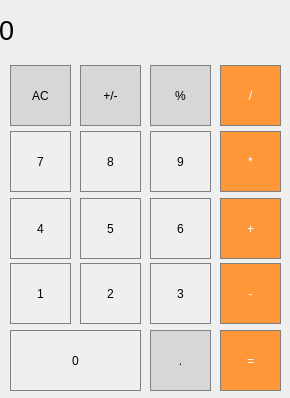
<?xml version="1.0" encoding="UTF-8"?>
<ui version="4.0">
 <class>MainWindow</class>
 <widget class="QMainWindow" name="MainWindow">
  <property name="geometry">
   <rect>
    <x>0</x>
    <y>0</y>
    <width>290</width>
    <height>398</height>
   </rect>
  </property>
  <property name="windowTitle">
   <string>MainWindow</string>
  </property>
  <widget class="QWidget" name="centralWidget">
   <widget class="QLabel" name="resultShow">
    <property name="geometry">
     <rect>
      <x>-1</x>
      <y>0</y>
      <width>281</width>
      <height>61</height>
     </rect>
    </property>
    <property name="font">
     <font>
      <pointsize>20</pointsize>
     </font>
    </property>
    <property name="styleSheet">
     <string notr="true">QLabel {
	qproperty-alignment: &quot;AlignVCenter | AlignRight&quot;;
	border-bottom: 1px solid gray;
}

background-color: white;</string>
    </property>
    <property name="text">
     <string>0</string>
    </property>
   </widget>
   <widget class="QPushButton" name="btnClear">
    <property name="geometry">
     <rect>
      <x>10</x>
      <y>65</y>
      <width>61</width>
      <height>61</height>
     </rect>
    </property>
    <property name="styleSheet">
     <string notr="true">QPushButton {
	background-color: rgb(215, 215, 215);
	border: 1px solid gray;
}

QPushButton:pressed {
	background-color: qlineargradient(x1:0, y1:0, x2:0, y2:1, stop: 0 #bebebe, stop:1 #d7d7d7);
}</string>
    </property>
    <property name="text">
     <string>AC</string>
    </property>
   </widget>
   <widget class="QPushButton" name="btnSign">
    <property name="geometry">
     <rect>
      <x>80</x>
      <y>65</y>
      <width>61</width>
      <height>61</height>
     </rect>
    </property>
    <property name="styleSheet">
     <string notr="true">QPushButton {
	background-color: rgb(215, 215, 215);
	border: 1px solid gray;
}

QPushButton:pressed {
	background-color: qlineargradient(x1:0, y1:0, x2:0, y2:1, stop: 0 #bebebe, stop:1 #d7d7d7);
}</string>
    </property>
    <property name="text">
     <string>+/-</string>
    </property>
   </widget>
   <widget class="QPushButton" name="btnPercent">
    <property name="geometry">
     <rect>
      <x>150</x>
      <y>65</y>
      <width>61</width>
      <height>61</height>
     </rect>
    </property>
    <property name="styleSheet">
     <string notr="true">QPushButton {
	background-color: rgb(215, 215, 215);
	border: 1px solid gray;
}

QPushButton:pressed {
	background-color: qlineargradient(x1:0, y1:0, x2:0, y2:1, stop: 0 #bebebe, stop:1 #d7d7d7);
}</string>
    </property>
    <property name="text">
     <string>%</string>
    </property>
   </widget>
   <widget class="QPushButton" name="btnDivide">
    <property name="geometry">
     <rect>
      <x>220</x>
      <y>65</y>
      <width>61</width>
      <height>61</height>
     </rect>
    </property>
    <property name="styleSheet">
     <string notr="true">QPushButton {
	background-color: rgb(255, 151, 57);
	color: white;
	border: 1px solid gray;
}

QPushButton:pressed {
	background-color: qlineargradient(x1:0, y1:0, x2:0, y2:1, stop: 0 #ff7832, stop:1 #ff9739);
}</string>
    </property>
    <property name="text">
     <string>/</string>
    </property>
   </widget>
   <widget class="QPushButton" name="btn9">
    <property name="geometry">
     <rect>
      <x>150</x>
      <y>131</y>
      <width>61</width>
      <height>61</height>
     </rect>
    </property>
    <property name="styleSheet">
     <string notr="true">QPushButton {
	border: 1px solid gray;
}

QPushButton:pressed {
	background-color: qlineargradient(x1:0, y1:0, x2:0, y2:1, stop: 0 #dadbde, stop: 1 #f6f7fa);
}</string>
    </property>
    <property name="text">
     <string>9</string>
    </property>
   </widget>
   <widget class="QPushButton" name="btn8">
    <property name="geometry">
     <rect>
      <x>80</x>
      <y>131</y>
      <width>61</width>
      <height>61</height>
     </rect>
    </property>
    <property name="styleSheet">
     <string notr="true">QPushButton {
	border: 1px solid gray;
}

QPushButton:pressed {
	background-color: qlineargradient(x1:0, y1:0, x2:0, y2:1, stop: 0 #dadbde, stop: 1 #f6f7fa);
}</string>
    </property>
    <property name="text">
     <string>8</string>
    </property>
   </widget>
   <widget class="QPushButton" name="btn7">
    <property name="geometry">
     <rect>
      <x>10</x>
      <y>131</y>
      <width>61</width>
      <height>61</height>
     </rect>
    </property>
    <property name="styleSheet">
     <string notr="true">QPushButton {
	border: 1px solid gray;
}

QPushButton:pressed {
	background-color: qlineargradient(x1:0, y1:0, x2:0, y2:1, stop: 0 #dadbde, stop: 1 #f6f7fa);
}</string>
    </property>
    <property name="text">
     <string>7</string>
    </property>
   </widget>
   <widget class="QPushButton" name="btnMultiply">
    <property name="geometry">
     <rect>
      <x>220</x>
      <y>131</y>
      <width>61</width>
      <height>61</height>
     </rect>
    </property>
    <property name="styleSheet">
     <string notr="true">QPushButton {
	background-color: rgb(255, 151, 57);
	color: white;
	border: 1px solid gray;
}

QPushButton:pressed {
	background-color: qlineargradient(x1:0, y1:0, x2:0, y2:1, stop: 0 #ff7832, stop:1 #ff9739);
}</string>
    </property>
    <property name="text">
     <string>*</string>
    </property>
   </widget>
   <widget class="QPushButton" name="btn6">
    <property name="geometry">
     <rect>
      <x>150</x>
      <y>198</y>
      <width>61</width>
      <height>61</height>
     </rect>
    </property>
    <property name="styleSheet">
     <string notr="true">QPushButton {
	border: 1px solid gray;
}

QPushButton:pressed {
	background-color: qlineargradient(x1:0, y1:0, x2:0, y2:1, stop: 0 #dadbde, stop: 1 #f6f7fa);
}</string>
    </property>
    <property name="text">
     <string>6</string>
    </property>
   </widget>
   <widget class="QPushButton" name="btn5">
    <property name="geometry">
     <rect>
      <x>80</x>
      <y>198</y>
      <width>61</width>
      <height>61</height>
     </rect>
    </property>
    <property name="styleSheet">
     <string notr="true">QPushButton {
	border: 1px solid gray;
}

QPushButton:pressed {
	background-color: qlineargradient(x1:0, y1:0, x2:0, y2:1, stop: 0 #dadbde, stop: 1 #f6f7fa);
}</string>
    </property>
    <property name="text">
     <string>5</string>
    </property>
   </widget>
   <widget class="QPushButton" name="btn4">
    <property name="geometry">
     <rect>
      <x>10</x>
      <y>198</y>
      <width>61</width>
      <height>61</height>
     </rect>
    </property>
    <property name="styleSheet">
     <string notr="true">QPushButton {
	border: 1px solid gray;
}

QPushButton:pressed {
	background-color: qlineargradient(x1:0, y1:0, x2:0, y2:1, stop: 0 #dadbde, stop: 1 #f6f7fa);
}</string>
    </property>
    <property name="text">
     <string>4</string>
    </property>
   </widget>
   <widget class="QPushButton" name="btnPlus">
    <property name="geometry">
     <rect>
      <x>220</x>
      <y>198</y>
      <width>61</width>
      <height>61</height>
     </rect>
    </property>
    <property name="styleSheet">
     <string notr="true">QPushButton {
	background-color: rgb(255, 151, 57);
	color: white;
	border: 1px solid gray;
}

QPushButton:pressed {
	background-color: qlineargradient(x1:0, y1:0, x2:0, y2:1, stop: 0 #ff7832, stop:1 #ff9739);
}</string>
    </property>
    <property name="text">
     <string>+</string>
    </property>
   </widget>
   <widget class="QPushButton" name="btn3">
    <property name="geometry">
     <rect>
      <x>150</x>
      <y>263</y>
      <width>61</width>
      <height>61</height>
     </rect>
    </property>
    <property name="styleSheet">
     <string notr="true">QPushButton {
	border: 1px solid gray;
}

QPushButton:pressed {
	background-color: qlineargradient(x1:0, y1:0, x2:0, y2:1, stop: 0 #dadbde, stop: 1 #f6f7fa);
}</string>
    </property>
    <property name="text">
     <string>3</string>
    </property>
   </widget>
   <widget class="QPushButton" name="btn2">
    <property name="geometry">
     <rect>
      <x>80</x>
      <y>263</y>
      <width>61</width>
      <height>61</height>
     </rect>
    </property>
    <property name="styleSheet">
     <string notr="true">QPushButton {
	border: 1px solid gray;
}

QPushButton:pressed {
	background-color: qlineargradient(x1:0, y1:0, x2:0, y2:1, stop: 0 #dadbde, stop: 1 #f6f7fa);
}</string>
    </property>
    <property name="text">
     <string>2</string>
    </property>
   </widget>
   <widget class="QPushButton" name="btn1">
    <property name="geometry">
     <rect>
      <x>10</x>
      <y>263</y>
      <width>61</width>
      <height>61</height>
     </rect>
    </property>
    <property name="styleSheet">
     <string notr="true">QPushButton {
	border: 1px solid gray;
}

QPushButton:pressed {
	background-color: qlineargradient(x1:0, y1:0, x2:0, y2:1, stop: 0 #dadbde, stop: 1 #f6f7fa);
}</string>
    </property>
    <property name="text">
     <string>1</string>
    </property>
   </widget>
   <widget class="QPushButton" name="btnMinus">
    <property name="geometry">
     <rect>
      <x>220</x>
      <y>263</y>
      <width>61</width>
      <height>61</height>
     </rect>
    </property>
    <property name="styleSheet">
     <string notr="true">QPushButton {
	background-color: rgb(255, 151, 57);
	color: white;
	border: 1px solid gray;
}

QPushButton:pressed {
	background-color: qlineargradient(x1:0, y1:0, x2:0, y2:1, stop: 0 #ff7832, stop:1 #ff9739);
}</string>
    </property>
    <property name="text">
     <string>-</string>
    </property>
   </widget>
   <widget class="QPushButton" name="btnDot">
    <property name="geometry">
     <rect>
      <x>150</x>
      <y>330</y>
      <width>61</width>
      <height>61</height>
     </rect>
    </property>
    <property name="styleSheet">
     <string notr="true">QPushButton {
	background-color: rgb(215, 215, 215);
	border: 1px solid gray;
}

QPushButton:pressed {
	background-color: qlineargradient(x1:0, y1:0, x2:0, y2:1, stop: 0 #bebebe, stop:1 #d7d7d7);
}</string>
    </property>
    <property name="text">
     <string>.</string>
    </property>
   </widget>
   <widget class="QPushButton" name="btn0">
    <property name="geometry">
     <rect>
      <x>10</x>
      <y>330</y>
      <width>131</width>
      <height>61</height>
     </rect>
    </property>
    <property name="styleSheet">
     <string notr="true">QPushButton {
	border: 1px solid gray;
}

QPushButton:pressed {
	background-color: qlineargradient(x1:0, y1:0, x2:0, y2:1, stop: 0 #dadbde, stop: 1 #f6f7fa);
}</string>
    </property>
    <property name="text">
     <string>0</string>
    </property>
   </widget>
   <widget class="QPushButton" name="btnEqual">
    <property name="geometry">
     <rect>
      <x>220</x>
      <y>330</y>
      <width>61</width>
      <height>61</height>
     </rect>
    </property>
    <property name="styleSheet">
     <string notr="true">QPushButton {
	background-color: rgb(255, 151, 57);
	color: white;
	border: 1px solid gray;
}

QPushButton:pressed {
	background-color: qlineargradient(x1:0, y1:0, x2:0, y2:1, stop: 0 #ff7832, stop:1 #ff9739);
}</string>
    </property>
    <property name="text">
     <string>=</string>
    </property>
   </widget>
  </widget>
 </widget>
 <layoutdefault spacing="6" margin="11"/>
 <resources/>
 <connections/>
</ui>
